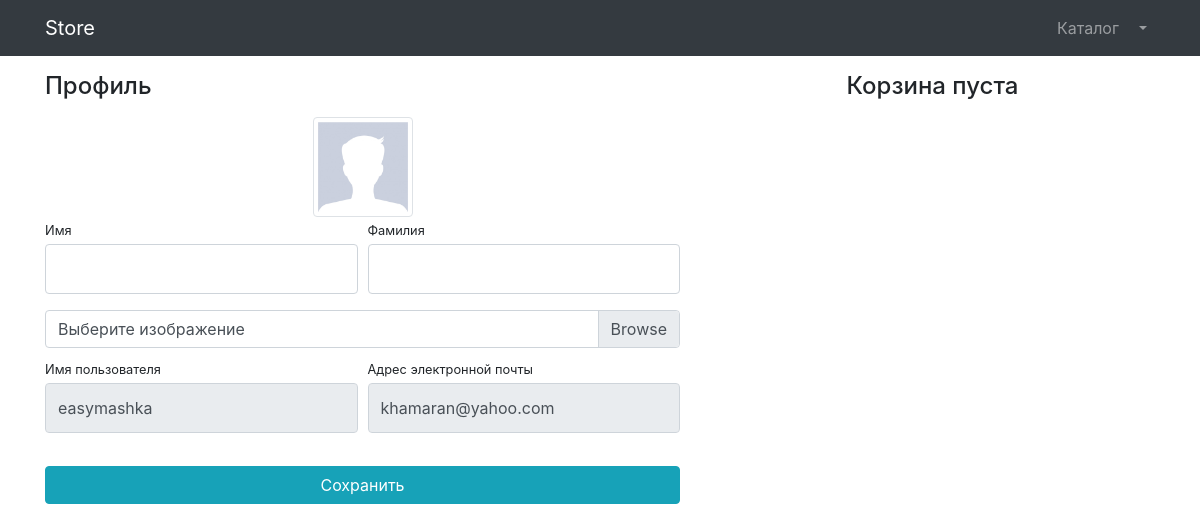
/users/profile/ (signed in), run on an earlier commit of the app's database.
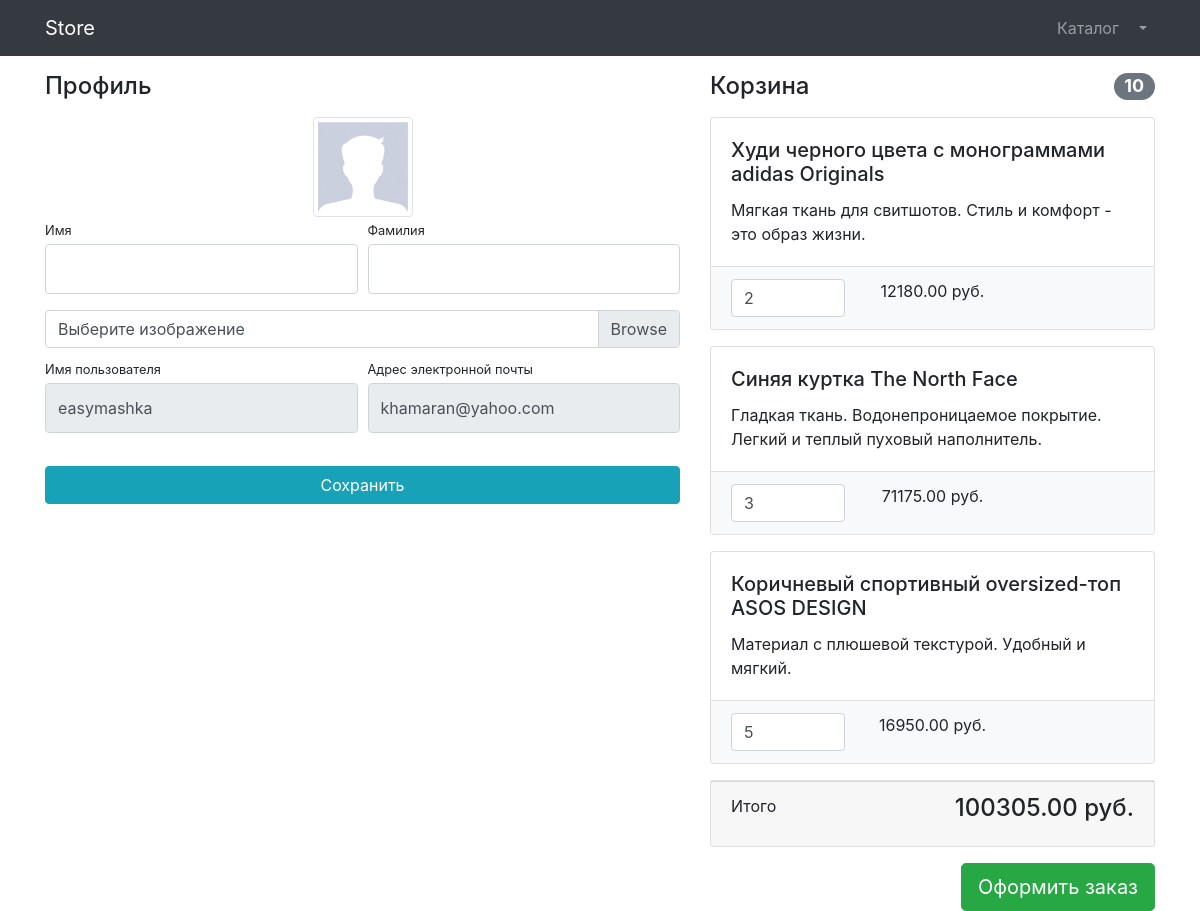
And on a later commit of the database.
### users/models.py (models this page shows)
class User(AbstractUser):
    image = models.ImageField(upload_to='users_images', null=True, blank=True)

### products/models.py (models this page shows, shortened)
class Basket(models.Model):
    user = models.ForeignKey(to=User, on_delete=models.CASCADE)
    product = models.ForeignKey(to=Product, on_delete=models.CASCADE)
    quantity = models.PositiveSmallIntegerField(default=0)
    created_timestamp = models.DateTimeField(auto_now_add=True)
    objects = BasketQuerySet.as_manager()
    def sum(self):
        return self.product.price * self.quantity

class Product(models.Model):
    name = models.CharField(max_length=256, unique=True)
    description = models.TextField()
    price = models.DecimalField(max_digits=10, decimal_places=2)
    quantity = models.PositiveIntegerField(default=0)
    image = models.ImageField(upload_to='products_images')
    category = models.ForeignKey(ProductCategory, on_delete=models.CASCADE)
    class Meta:
        verbose_name = 'Product'
        verbose_name_plural = 'Products'

### users/views.py (the view)
# urls.py: path('profile/', profile, name='profile'),
@login_required
def profile(request):
    if request.method == 'POST':
        form = UserProfileFrom(instance=request.user, data=request.POST, files=request.FILES)
        if form.is_valid():
            form.save()
            messages.success(request, 'Изменения сохранены!')
            return HttpResponseRedirect(reverse('users:profile'))
        else:
            print(form.errors)
    else:
        form = UserProfileFrom(instance=request.user)
    context = {
        'title': 'Store - Профиль',
        'form': form,
        'baskets': Basket.objects.filter(user=request.user),
        }
    return render(request, 'users/profile.html', context)

### users/forms.py
class UserProfileFrom(UserChangeForm):
    first_name = forms.CharField(widget=forms.TextInput(attrs={
        'class': 'form-control py-4'}))
    last_name = forms.CharField(widget=forms.TextInput(attrs={
        'class': 'form-control py-4'}))
    username = forms.CharField(widget=forms.TextInput(attrs={
        'class': 'form-control py-4', 'readonly': True}))
    email = forms.CharField(widget=forms.EmailInput(attrs={
        'class': 'form-control py-4', 'readonly': True}))
    image = forms.ImageField(widget=forms.FileInput(attrs={
        'class': 'custom-file-input'}), required=False)
    class Meta:
        model = User
        fields = ('first_name', 'last_name', 'image', 'username', 'email')

### products/models.py (called while the page is built)
    def total_sum(self):
        return sum(basket.sum() for basket in self)

    def total_quantity(self):
        return sum(basket.quantity for basket in self)

### users/templates/users/profile.html (shortened to what this page needs)
{% extends 'products/base.html' %}
{% load static %}
{% block css %}
    <link href="{% static 'vendor/css/profile.css' %}" rel="stylesheet">
{% endblock %}
{% block content %}
<div class="container">
    <div class="row">
        <div class="col-lg-7">
            <h4 class="mt-3 mb-3">Профиль</h4>
            <div class="col-lg-12 text-center">
                <img width="100" height="100"
                     src="{% if user.image %} {{ user.image.url }} {% else %} {% static 'vendor/img/users/default_avatar.jpg' %} {% endif %}"
                     class="img-thumbnail">
            </div>
            <form action="{% url 'users:profile' %}" method="post" enctype="multipart/form-data">
                <div class="form-row">
                    <div class="col-lg-6">
                        <div class="form-group">
                            <label class="small mb-1" for="{{ form.first_name.id_for_label}}">Имя</label>
                            {{ form.first_name}}
                        </div>
                    </div>
                    <div class="col-lg-6">
                        <div class="form-group">
                            <label class="small mb-1" for="{{ form.last_name.id_for_label}}">Фамилия</label>
                            {{ form.last_name}}
                        </div>
                    </div>
                </div>
                <div class="form-row mb-2">
                    <div class="col-lg-12">
                        <div class="custom-file">
                            <label class="custom-file-label" for="{{ form.image.id_for_label}}">Выберите изображение</label>
                        </div>
                    </div>
                </div>
                <div class="form-row">
                    <div class="col-lg-6">
                        <label class="small mb-1" for="{{ form.username.id_for_label}}">Имя пользователя</label>
                        {{ form.username }}
                    </div>
                    <div class="col-lg-6">
                        <label class="small mb-1" for="{{ form.email.id_for_label}}">Адрес электронной
                            почты</label>
                        {{ form.email }}
                    </div>
                </div>
                <div class="form-row">
                    <div class="col-lg-12" style="margin-top: 33px;">
                        <input class="btn btn-info btn-block" type="submit" value="Сохранить">
                    </div>
                </div>
            </form>
        </div>
        <div class="col-lg-5">
            {% include 'products/baskets.html' %}
        </div>
    </div>
</div>
{% endblock %}

### products/templates/products/base.html (shortened to what this page needs)
{% load static %}
<!DOCTYPE html>
<html lang="en">
<head>
    <link href="{% static 'vendor/bootstrap/css/bootstrap.min.css' %}" rel="stylesheet">
    {% block css %} {% endblock %}
</head>
<body>
<nav class="navbar navbar-expand-lg navbar-dark bg-dark fixed-top">
    <div class="container">
        <a class="navbar-brand" href="{% url 'index' %}">Store</a>
        <div class="collapse navbar-collapse" id="navbarResponsive">
            <ul class="navbar-nav ml-auto">
                <li class="nav-item">
                    <a class="nav-link" href="{% url 'products:index' %}">Каталог  </a>
                </li>
                {% if user.is_authenticated %}
                <li class="nav-item dropdown">
                    <a class="nav-link dropdown-toggle" href="#" id="navbarDropdown" role="button"
                       data-bs-toggle="dropdown" aria-expanded="false">
                    </a>
                </li>
                {% else %}
                <li class="nav-item">
                    <a class="nav-link" href="{% url 'users:login' %}">Войти <i class="fas fa-sign-in-alt"></i></a>
                </li>
                {% endif %}
            </ul>
        </div>
    </div>
</nav>
{% block content %} {% endblock %}
</body>
</html>

### products/templates/products/baskets.html (shortened to what this page needs)
{% if baskets %}
    <h4 class="mt-3 mb-3 d-flex justify-content-between align-items-center mb-3">
        Корзина <span class="badge badge-secondary badge-pill">{{ baskets.total_quantity }}</span>
    </h4>
    {% for basket in baskets %}
        <div class="card mb-3">
            <div class="card-body">
                <h5 class="card-title">{{ basket.product.name }}</h5>
                <p class="card-text">{{ basket.product.description}}</p>
            </div>
            <ul class="list-group list-group-flush">
                <li class="list-group-item bg-light">
                    <div class="row text-center">
                        <div class="col-lg-4">
                            <input name="basketID" type="number" class="form-control"
                                value="{{ basket.quantity }}" min="0">
                        </div>
                        <div class="col-lg-4">{{ basket.sum }} руб.</div>
                        <div class="col-lg-4">
                        </div>
                    </div>
                </li>
            </ul>
        </div>
    {% endfor %}
    <div class="card mb-3">
        <div class="card-footer">
            <p class="float-left">Итого</p>
            <h4 class="float-right">{{ baskets.total_sum }} руб.</h4>
        </div>
    </div>
    <a class="btn btn-success btn-lg float-right" href="../orders/order-create.html">
        Оформить заказ
    </a>
{% else %}
    <h4 class="mt-3 mb-3 text-center">
        Корзина пуста
    </h4>
{% endif %}

What changed in the data, as far as the page shows it:
added Basket: total_quantity "10", product.name "Худи черного цвета c монограммами adidas Originals", product.description "Мягкая ткань для свитшотов. Стиль и комфорт - это образ жизни.", basketID "2", sum "12180.00", total_sum "100305.00"
added Basket: product.name "Синяя куртка The North Face", product.description "Гладкая ткань. Водонепроницаемое покрытие. Легкий и теплый пуховый наполнитель.", basketID "3", sum "71175.00"
added Basket: product.name "Коричневый спортивный oversized-топ ASOS DESIGN", product.description "Материал c плюшевой текстурой. Удобный и мягкий.", basketID "5", sum "16950.00"
Also different on the page:
text no longer shown: "Корзина пуста"
text now shown: "Корзина Итого руб. Оформить заказ"
